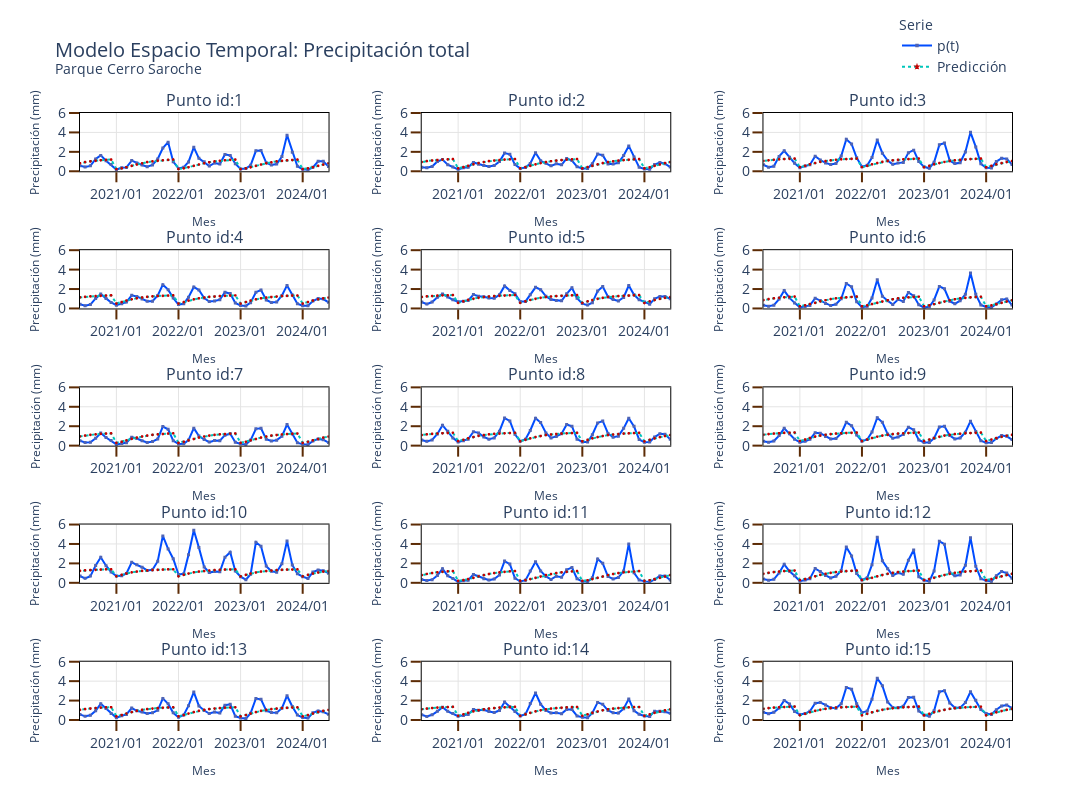

Notebook cell for this chart:
### Markdown cell above
Gráfico

### Code cell
rows=5 
cols=3

column_titles = list(map(lambda x: 'Punto id:' + str(int(x)), pd_tosave.sort_values('id_point',ascending=True).id_point.unique().tolist() ))

fig = make_subplots(rows=rows,
                    cols=cols,
                    subplot_titles=column_titles,
                    horizontal_spacing=0.1,
                    vertical_spacing=0.13)

row_order = pd_tosave.sort_values('id_point',ascending=True).id_point.unique().reshape(rows,cols).tolist()

marker_line_width=1.5
marker_size=1.5
line_width=2

for row in range(len(row_order)):

    list_row = row_order[row]
    for col in range(len(list_row)):
        
        if row_order[row][col]==1:
            showlegend=True
        else:
            showlegend=False
            
            
        data_fig = pd_tosave.sort_values('id_point',ascending=True).query(f"id_point=={row_order[row][col]}")
        data_fig = data_fig.sort_values('periodo',ascending=True)

        fig.add_trace(
            go.Scatter(x=data_fig['periodo'],
                       #y=data_fig.total_precipitation_mm,
                       y=data_fig['precipitacion_narx'],
                       mode='lines+markers',
                       name='p(t)',# Id: {id}'.format(id=id_),
                       marker_symbol='square',
                       marker_line_width=marker_line_width,
                       marker_size=marker_size,
                       marker_line_color='#4F64B4',
                       marker_color='#4F64B4', 
                       line=dict(color='#004CFF', width=line_width),
                       legendgroup='group1',
                       showlegend=showlegend,
                       
                      ),
            row=row+1, 
            col=col+1,
                
        )
        
        fig.add_trace(
            go.Scatter(x=data_fig['periodo'],
                       #y=data_fig.total_precipitation_mm,
                       y=data_fig['prediction_ann'],
                       mode='lines+markers',
                       name='Predicción',# Id: {id}'.format(id=id_),
                       #line=dict(color='#00B4B1', width=2),
                       marker_symbol='star',
                       marker_line_width=marker_line_width,
                       marker_size=marker_size,
                       marker_line_color='#C60000',
                       marker_color='#C60000',
                       line=dict(color='#00C6BB', width=line_width,dash='dot'),
                       legendgroup='group1',
                       showlegend=showlegend,
                       
                      ),
            row=row+1, 
            col=col+1,
                
        )

        
        fig.update_xaxes(title_text='Mes',title_font=dict(size=12),
                         range=[data_fig.periodo.max() - pd.DateOffset(months=4*12),
                                data_fig.periodo.max()])
        fig.update_yaxes(title_text='Precipitación (mm)',
                         title_font=dict(size=12),
                         range=[0,6]
                        )

# fig['layout']['title']['y']=0.98
# fig['layout']['margin']['t']=100
        
#        
fig.update_xaxes(tickformat="%Y/%m",showline=True, linewidth=1, linecolor='black', gridcolor='#E4E4E4',mirror=True,
                 ticks="outside", tickwidth=2, tickcolor='#5C2B05', ticklen=10)
fig.update_yaxes(showline=True, linewidth=1, linecolor='black', gridcolor='#E4E4E4',mirror=True,
                 ticks="outside", tickwidth=2, tickcolor='#5C2B05', ticklen=10)        
fig.update_layout( height=800,
                   width=1500,
                   showlegend = True,
                   font = dict(size = 14),
                   template='plotly_white',
                   title_text="""
                             Modelo Espacio Temporal: Precipitación total
                             <br><sup>Parque {parque}</sup>
                             """.format(parque='Cerro Saroche'),
                   #xaxis_range=['1980-01-01','2023-01-01'],
                   legend_title_text='Serie',
                   legend_title = dict( font = dict(size = 14)),
                   uniformtext_minsize=8,
                   uniformtext_mode='hide',
                   legend = dict(
                                #orientation="h",
                                yanchor="bottom",
                                y=1.05,
                                xanchor="right",
                                x=1,
                                font_size=14
                            )
                 )


fig.write_image(f'./{park}/figures/ann_precipitacion.png')
fig.show()

### Figure 1 — Plotly figure (JSON) as saved in the notebook; plotly's stock layout.template omitted (floating-point values rounded to 4 significant figures; data arrays with more than 128 entries replaced by an {"elided": "..."} marker saying what was removed)
{"data": [{"legendgroup": "group1", "line": {"color": "#004CFF", "width": 2}, "marker": {"color": "#4F64B4", "line": {"color": "#4F64B4", "width": 1.5}, "size": 1.5, "symbol": "square"}, "mode": "lines+markers", "name": "p(t)", "showlegend": true, "type": "scatter", "x": {"elided": "353 str values"}, "xaxis": "x", "y": {"elided": "353 float values"}, "yaxis": "y"}, {"legendgroup": "group1", "line": {"color": "#00C6BB", "dash": "dot", "width": 2}, "marker": {"color": "#C60000", "line": {"color": "#C60000", "width": 1.5}, "size": 1.5, "symbol": "star"}, "mode": "lines+markers", "name": "Predicción", "showlegend": true, "type": "scatter", "x": {"elided": "353 str values"}, "xaxis": "x", "y": {"elided": "353 float values"}, "yaxis": "y"}, {"legendgroup": "group1", "line": {"color": "#004CFF", "width": 2}, "marker": {"color": "#4F64B4", "line": {"color": "#4F64B4", "width": 1.5}, "size": 1.5, "symbol": "square"}, "mode": "lines+markers", "name": "p(t)", "showlegend": false, "type": "scatter", "x": {"elided": "353 str values"}, "xaxis": "x2", "y": {"elided": "353 float values"}, "yaxis": "y2"}, {"legendgroup": "group1", "line": {"color": "#00C6BB", "dash": "dot", "width": 2}, "marker": {"color": "#C60000", "line": {"color": "#C60000", "width": 1.5}, "size": 1.5, "symbol": "star"}, "mode": "lines+markers", "name": "Predicción", "showlegend": false, "type": "scatter", "x": {"elided": "353 str values"}, "xaxis": "x2", "y": {"elided": "353 float values"}, "yaxis": "y2"}, {"legendgroup": "group1", "line": {"color": "#004CFF", "width": 2}, "marker": {"color": "#4F64B4", "line": {"color": "#4F64B4", "width": 1.5}, "size": 1.5, "symbol": "square"}, "mode": "lines+markers", "name": "p(t)", "showlegend": false, "type": "scatter", "x": {"elided": "353 str values"}, "xaxis": "x3", "y": {"elided": "353 float values"}, "yaxis": "y3"}, {"legendgroup": "group1", "line": {"color": "#00C6BB", "dash": "dot", "width": 2}, "marker": {"color": "#C60000", "line": {"color": "#C60000", "width": 1.5}, "size": 1.5, "symbol": "star"}, "mode": "lines+markers", "name": "Predicción", "showlegend": false, "type": "scatter", "x": {"elided": "353 str values"}, "xaxis": "x3", "y": {"elided": "353 float values"}, "yaxis": "y3"}, {"legendgroup": "group1", "line": {"color": "#004CFF", "width": 2}, "marker": {"color": "#4F64B4", "line": {"color": "#4F64B4", "width": 1.5}, "size": 1.5, "symbol": "square"}, "mode": "lines+markers", "name": "p(t)", "showlegend": false, "type": "scatter", "x": {"elided": "353 str values"}, "xaxis": "x4", "y": {"elided": "353 float values"}, "yaxis": "y4"}, {"legendgroup": "group1", "line": {"color": "#00C6BB", "dash": "dot", "width": 2}, "marker": {"color": "#C60000", "line": {"color": "#C60000", "width": 1.5}, "size": 1.5, "symbol": "star"}, "mode": "lines+markers", "name": "Predicción", "showlegend": false, "type": "scatter", "x": {"elided": "353 str values"}, "xaxis": "x4", "y": {"elided": "353 float values"}, "yaxis": "y4"}, {"legendgroup": "group1", "line": {"color": "#004CFF", "width": 2}, "marker": {"color": "#4F64B4", "line": {"color": "#4F64B4", "width": 1.5}, "size": 1.5, "symbol": "square"}, "mode": "lines+markers", "name": "p(t)", "showlegend": false, "type": "scatter", "x": {"elided": "353 str values"}, "xaxis": "x5", "y": {"elided": "353 float values"}, "yaxis": "y5"}, {"legendgroup": "group1", "line": {"color": "#00C6BB", "dash": "dot", "width": 2}, "marker": {"color": "#C60000", "line": {"color": "#C60000", "width": 1.5}, "size": 1.5, "symbol": "star"}, "mode": "lines+markers", "name": "Predicción", "showlegend": false, "type": "scatter", "x": {"elided": "353 str values"}, "xaxis": "x5", "y": {"elided": "353 float values"}, "yaxis": "y5"}, {"legendgroup": "group1", "line": {"color": "#004CFF", "width": 2}, "marker": {"color": "#4F64B4", "line": {"color": "#4F64B4", "width": 1.5}, "size": 1.5, "symbol": "square"}, "mode": "lines+markers", "name": "p(t)", "showlegend": false, "type": "scatter", "x": {"elided": "353 str values"}, "xaxis": "x6", "y": {"elided": "353 float values"}, "yaxis": "y6"}, {"legendgroup": "group1", "line": {"color": "#00C6BB", "dash": "dot", "width": 2}, "marker": {"color": "#C60000", "line": {"color": "#C60000", "width": 1.5}, "size": 1.5, "symbol": "star"}, "mode": "lines+markers", "name": "Predicción", "showlegend": false, "type": "scatter", "x": {"elided": "353 str values"}, "xaxis": "x6", "y": {"elided": "353 float values"}, "yaxis": "y6"}, {"legendgroup": "group1", "line": {"color": "#004CFF", "width": 2}, "marker": {"color": "#4F64B4", "line": {"color": "#4F64B4", "width": 1.5}, "size": 1.5, "symbol": "square"}, "mode": "lines+markers", "name": "p(t)", "showlegend": false, "type": "scatter", "x": {"elided": "353 str values"}, "xaxis": "x7", "y": {"elided": "353 float values"}, "yaxis": "y7"}, {"legendgroup": "group1", "line": {"color": "#00C6BB", "dash": "dot", "width": 2}, "marker": {"color": "#C60000", "line": {"color": "#C60000", "width": 1.5}, "size": 1.5, "symbol": "star"}, "mode": "lines+markers", "name": "Predicción", "showlegend": false, "type": "scatter", "x": {"elided": "353 str values"}, "xaxis": "x7", "y": {"elided": "353 float values"}, "yaxis": "y7"}, {"legendgroup": "group1", "line": {"color": "#004CFF", "width": 2}, "marker": {"color": "#4F64B4", "line": {"color": "#4F64B4", "width": 1.5}, "size": 1.5, "symbol": "square"}, "mode": "lines+markers", "name": "p(t)", "showlegend": false, "type": "scatter", "x": {"elided": "353 str values"}, "xaxis": "x8", "y": {"elided": "353 float values"}, "yaxis": "y8"}, {"legendgroup": "group1", "line": {"color": "#00C6BB", "dash": "dot", "width": 2}, "marker": {"color": "#C60000", "line": {"color": "#C60000", "width": 1.5}, "size": 1.5, "symbol": "star"}, "mode": "lines+markers", "name": "Predicción", "showlegend": false, "type": "scatter", "x": {"elided": "353 str values"}, "xaxis": "x8", "y": {"elided": "353 float values"}, "yaxis": "y8"}, {"legendgroup": "group1", "line": {"color": "#004CFF", "width": 2}, "marker": {"color": "#4F64B4", "line": {"color": "#4F64B4", "width": 1.5}, "size": 1.5, "symbol": "square"}, "mode": "lines+markers", "name": "p(t)", "showlegend": false, "type": "scatter", "x": {"elided": "353 str values"}, "xaxis": "x9", "y": {"elided": "353 float values"}, "yaxis": "y9"}, {"legendgroup": "group1", "line": {"color": "#00C6BB", "dash": "dot", "width": 2}, "marker": {"color": "#C60000", "line": {"color": "#C60000", "width": 1.5}, "size": 1.5, "symbol": "star"}, "mode": "lines+markers", "name": "Predicción", "showlegend": false, "type": "scatter", "x": {"elided": "353 str values"}, "xaxis": "x9", "y": {"elided": "353 float values"}, "yaxis": "y9"}, {"legendgroup": "group1", "line": {"color": "#004CFF", "width": 2}, "marker": {"color": "#4F64B4", "line": {"color": "#4F64B4", "width": 1.5}, "size": 1.5, "symbol": "square"}, "mode": "lines+markers", "name": "p(t)", "showlegend": false, "type": "scatter", "x": {"elided": "353 str values"}, "xaxis": "x10", "y": {"elided": "353 float values"}, "yaxis": "y10"}, {"legendgroup": "group1", "line": {"color": "#00C6BB", "dash": "dot", "width": 2}, "marker": {"color": "#C60000", "line": {"color": "#C60000", "width": 1.5}, "size": 1.5, "symbol": "star"}, "mode": "lines+markers", "name": "Predicción", "showlegend": false, "type": "scatter", "x": {"elided": "353 str values"}, "xaxis": "x10", "y": {"elided": "353 float values"}, "yaxis": "y10"}, {"legendgroup": "group1", "line": {"color": "#004CFF", "width": 2}, "marker": {"color": "#4F64B4", "line": {"color": "#4F64B4", "width": 1.5}, "size": 1.5, "symbol": "square"}, "mode": "lines+markers", "name": "p(t)", "showlegend": false, "type": "scatter", "x": {"elided": "353 str values"}, "xaxis": "x11", "y": {"elided": "353 float values"}, "yaxis": "y11"}, {"legendgroup": "group1", "line": {"color": "#00C6BB", "dash": "dot", "width": 2}, "marker": {"color": "#C60000", "line": {"color": "#C60000", "width": 1.5}, "size": 1.5, "symbol": "star"}, "mode": "lines+markers", "name": "Predicción", "showlegend": false, "type": "scatter", "x": {"elided": "353 str values"}, "xaxis": "x11", "y": {"elided": "353 float values"}, "yaxis": "y11"}, {"legendgroup": "group1", "line": {"color": "#004CFF", "width": 2}, "marker": {"color": "#4F64B4", "line": {"color": "#4F64B4", "width": 1.5}, "size": 1.5, "symbol": "square"}, "mode": "lines+markers", "name": "p(t)", "showlegend": false, "type": "scatter", "x": {"elided": "353 str values"}, "xaxis": "x12", "y": {"elided": "353 float values"}, "yaxis": "y12"}, {"legendgroup": "group1", "line": {"color": "#00C6BB", "dash": "dot", "width": 2}, "marker": {"color": "#C60000", "line": {"color": "#C60000", "width": 1.5}, "size": 1.5, "symbol": "star"}, "mode": "lines+markers", "name": "Predicción", "showlegend": false, "type": "scatter", "x": {"elided": "353 str values"}, "xaxis": "x12", "y": {"elided": "353 float values"}, "yaxis": "y12"}, {"legendgroup": "group1", "line": {"color": "#004CFF", "width": 2}, "marker": {"color": "#4F64B4", "line": {"color": "#4F64B4", "width": 1.5}, "size": 1.5, "symbol": "square"}, "mode": "lines+markers", "name": "p(t)", "showlegend": false, "type": "scatter", "x": {"elided": "353 str values"}, "xaxis": "x13", "y": {"elided": "353 float values"}, "yaxis": "y13"}, {"legendgroup": "group1", "line": {"color": "#00C6BB", "dash": "dot", "width": 2}, "marker": {"color": "#C60000", "line": {"color": "#C60000", "width": 1.5}, "size": 1.5, "symbol": "star"}, "mode": "lines+markers", "name": "Predicción", "showlegend": false, "type": "scatter", "x": {"elided": "353 str values"}, "xaxis": "x13", "y": {"elided": "353 float values"}, "yaxis": "y13"}, {"legendgroup": "group1", "line": {"color": "#004CFF", "width": 2}, "marker": {"color": "#4F64B4", "line": {"color": "#4F64B4", "width": 1.5}, "size": 1.5, "symbol": "square"}, "mode": "lines+markers", "name": "p(t)", "showlegend": false, "type": "scatter", "x": {"elided": "353 str values"}, "xaxis": "x14", "y": {"elided": "353 float values"}, "yaxis": "y14"}, {"legendgroup": "group1", "line": {"color": "#00C6BB", "dash": "dot", "width": 2}, "marker": {"color": "#C60000", "line": {"color": "#C60000", "width": 1.5}, "size": 1.5, "symbol": "star"}, "mode": "lines+markers", "name": "Predicción", "showlegend": false, "type": "scatter", "x": {"elided": "353 str values"}, "xaxis": "x14", "y": {"elided": "353 float values"}, "yaxis": "y14"}, {"legendgroup": "group1", "line": {"color": "#004CFF", "width": 2}, "marker": {"color": "#4F64B4", "line": {"color": "#4F64B4", "width": 1.5}, "size": 1.5, "symbol": "square"}, "mode": "lines+markers", "name": "p(t)", "showlegend": false, "type": "scatter", "x": {"elided": "353 str values"}, "xaxis": "x15", "y": {"elided": "353 float values"}, "yaxis": "y15"}, {"legendgroup": "group1", "line": {"color": "#00C6BB", "dash": "dot", "width": 2}, "marker": {"color": "#C60000", "line": {"color": "#C60000", "width": 1.5}, "size": 1.5, "symbol": "star"}, "mode": "lines+markers", "name": "Predicción", "showlegend": false, "type": "scatter", "x": {"elided": "353 str values"}, "xaxis": "x15", "y": {"elided": "353 float values"}, "yaxis": "y15"}], "layout": {"annotations": [{"font": {"size": 16}, "showarrow": false, "text": "Punto id:1", "x": 0.1333, "xanchor": "center", "xref": "paper", "y": 1, "yanchor": "bottom", "yref": "paper"}, {"font": {"size": 16}, "showarrow": false, "text": "Punto id:2", "x": 0.5, "xanchor": "center", "xref": "paper", "y": 1, "yanchor": "bottom", "yref": "paper"}, {"font": {"size": 16}, "showarrow": false, "text": "Punto id:3", "x": 0.8667, "xanchor": "center", "xref": "paper", "y": 1, "yanchor": "bottom", "yref": "paper"}, {"font": {"size": 16}, "showarrow": false, "text": "Punto id:4", "x": 0.1333, "xanchor": "center", "xref": "paper", "y": 0.774, "yanchor": "bottom", "yref": "paper"}, {"font": {"size": 16}, "showarrow": false, "text": "Punto id:5", "x": 0.5, "xanchor": "center", "xref": "paper", "y": 0.774, "yanchor": "bottom", "yref": "paper"}, {"font": {"size": 16}, "showarrow": false, "text": "Punto id:6", "x": 0.8667, "xanchor": "center", "xref": "paper", "y": 0.774, "yanchor": "bottom", "yref": "paper"}, {"font": {"size": 16}, "showarrow": false, "text": "Punto id:7", "x": 0.1333, "xanchor": "center", "xref": "paper", "y": 0.548, "yanchor": "bottom", "yref": "paper"}, {"font": {"size": 16}, "showarrow": false, "text": "Punto id:8", "x": 0.5, "xanchor": "center", "xref": "paper", "y": 0.548, "yanchor": "bottom", "yref": "paper"}, {"font": {"size": 16}, "showarrow": false, "text": "Punto id:9", "x": 0.8667, "xanchor": "center", "xref": "paper", "y": 0.548, "yanchor": "bottom", "yref": "paper"}, {"font": {"size": 16}, "showarrow": false, "text": "Punto id:10", "x": 0.1333, "xanchor": "center", "xref": "paper", "y": 0.322, "yanchor": "bottom", "yref": "paper"}, {"font": {"size": 16}, "showarrow": false, "text": "Punto id:11", "x": 0.5, "xanchor": "center", "xref": "paper", "y": 0.322, "yanchor": "bottom", "yref": "paper"}, {"font": {"size": 16}, "showarrow": false, "text": "Punto id:12", "x": 0.8667, "xanchor": "center", "xref": "paper", "y": 0.322, "yanchor": "bottom", "yref": "paper"}, {"font": {"size": 16}, "showarrow": false, "text": "Punto id:13", "x": 0.1333, "xanchor": "center", "xref": "paper", "y": 0.096, "yanchor": "bottom", "yref": "paper"}, {"font": {"size": 16}, "showarrow": false, "text": "Punto id:14", "x": 0.5, "xanchor": "center", "xref": "paper", "y": 0.096, "yanchor": "bottom", "yref": "paper"}, {"font": {"size": 16}, "showarrow": false, "text": "Punto id:15", "x": 0.8667, "xanchor": "center", "xref": "paper", "y": 0.096, "yanchor": "bottom", "yref": "paper"}], "font": {"size": 14}, "height": 800, "legend": {"font": {"size": 14}, "title": {"font": {"size": 14}, "text": "Serie"}, "x": 1, "xanchor": "right", "y": 1.05, "yanchor": "bottom"}, "showlegend": true, "title": {"text": "\n                             Modelo Espacio Temporal: Precipitación total\n                             <br><sup>Parque Cerro Saroche</sup>\n                             "}, "uniformtext": {"minsize": 8, "mode": "hide"}, "width": 1500, "xaxis": {"anchor": "y", "domain": [0, 0.2667], "gridcolor": "#E4E4E4", "linecolor": "black", "linewidth": 1, "mirror": true, "range": ["2020-06-01T00:00:00", "2024-06-01T00:00:00"], "showline": true, "tickcolor": "#5C2B05", "tickformat": "%Y/%m", "ticklen": 10, "ticks": "outside", "tickwidth": 2, "title": {"font": {"size": 12}, "text": "Mes"}}, "xaxis10": {"anchor": "y10", "domain": [0, 0.2667], "gridcolor": "#E4E4E4", "linecolor": "black", "linewidth": 1, "mirror": true, "range": ["2020-06-01T00:00:00", "2024-06-01T00:00:00"], "showline": true, "tickcolor": "#5C2B05", "tickformat": "%Y/%m", "ticklen": 10, "ticks": "outside", "tickwidth": 2, "title": {"font": {"size": 12}, "text": "Mes"}}, "xaxis11": {"anchor": "y11", "domain": [0.3667, 0.6333], "gridcolor": "#E4E4E4", "linecolor": "black", "linewidth": 1, "mirror": true, "range": ["2020-06-01T00:00:00", "2024-06-01T00:00:00"], "showline": true, "tickcolor": "#5C2B05", "tickformat": "%Y/%m", "ticklen": 10, "ticks": "outside", "tickwidth": 2, "title": {"font": {"size": 12}, "text": "Mes"}}, "xaxis12": {"anchor": "y12", "domain": [0.7333, 1], "gridcolor": "#E4E4E4", "linecolor": "black", "linewidth": 1, "mirror": true, "range": ["2020-06-01T00:00:00", "2024-06-01T00:00:00"], "showline": true, "tickcolor": "#5C2B05", "tickformat": "%Y/%m", "ticklen": 10, "ticks": "outside", "tickwidth": 2, "title": {"font": {"size": 12}, "text": "Mes"}}, "xaxis13": {"anchor": "y13", "domain": [0, 0.2667], "gridcolor": "#E4E4E4", "linecolor": "black", "linewidth": 1, "mirror": true, "range": ["2020-06-01T00:00:00", "2024-06-01T00:00:00"], "showline": true, "tickcolor": "#5C2B05", "tickformat": "%Y/%m", "ticklen": 10, "ticks": "outside", "tickwidth": 2, "title": {"font": {"size": 12}, "text": "Mes"}}, "xaxis14": {"anchor": "y14", "domain": [0.3667, 0.6333], "gridcolor": "#E4E4E4", "linecolor": "black", "linewidth": 1, "mirror": true, "range": ["2020-06-01T00:00:00", "2024-06-01T00:00:00"], "showline": true, "tickcolor": "#5C2B05", "tickformat": "%Y/%m", "ticklen": 10, "ticks": "outside", "tickwidth": 2, "title": {"font": {"size": 12}, "text": "Mes"}}, "xaxis15": {"anchor": "y15", "domain": [0.7333, 1], "gridcolor": "#E4E4E4", "linecolor": "black", "linewidth": 1, "mirror": true, "range": ["2020-06-01T00:00:00", "2024-06-01T00:00:00"], "showline": true, "tickcolor": "#5C2B05", "tickformat": "%Y/%m", "ticklen": 10, "ticks": "outside", "tickwidth": 2, "title": {"font": {"size": 12}, "text": "Mes"}}, "xaxis2": {"anchor": "y2", "domain": [0.3667, 0.6333], "gridcolor": "#E4E4E4", "linecolor": "black", "linewidth": 1, "mirror": true, "range": ["2020-06-01T00:00:00", "2024-06-01T00:00:00"], "showline": true, "tickcolor": "#5C2B05", "tickformat": "%Y/%m", "ticklen": 10, "ticks": "outside", "tickwidth": 2, "title": {"font": {"size": 12}, "text": "Mes"}}, "xaxis3": {"anchor": "y3", "domain": [0.7333, 1], "gridcolor": "#E4E4E4", "linecolor": "black", "linewidth": 1, "mirror": true, "range": ["2020-06-01T00:00:00", "2024-06-01T00:00:00"], "showline": true, "tickcolor": "#5C2B05", "tickformat": "%Y/%m", "ticklen": 10, "ticks": "outside", "tickwidth": 2, "title": {"font": {"size": 12}, "text": "Mes"}}, "xaxis4": {"anchor": "y4", "domain": [0, 0.2667], "gridcolor": "#E4E4E4", "linecolor": "black", "linewidth": 1, "mirror": true, "range": ["2020-06-01T00:00:00", "2024-06-01T00:00:00"], "showline": true, "tickcolor": "#5C2B05", "tickformat": "%Y/%m", "ticklen": 10, "ticks": "outside", "tickwidth": 2, "title": {"font": {"size": 12}, "text": "Mes"}}, "xaxis5": {"anchor": "y5", "domain": [0.3667, 0.6333], "gridcolor": "#E4E4E4", "linecolor": "black", "linewidth": 1, "mirror": true, "range": ["2020-06-01T00:00:00", "2024-06-01T00:00:00"], "showline": true, "tickcolor": "#5C2B05", "tickformat": "%Y/%m", "ticklen": 10, "ticks": "outside", "tickwidth": 2, "title": {"font": {"size": 12}, "text": "Mes"}}, "xaxis6": {"anchor": "y6", "domain": [0.7333, 1], "gridcolor": "#E4E4E4", "linecolor": "black", "linewidth": 1, "mirror": true, "range": ["2020-06-01T00:00:00", "2024-06-01T00:00:00"], "showline": true, "tickcolor": "#5C2B05", "tickformat": "%Y/%m", "ticklen": 10, "ticks": "outside", "tickwidth": 2, "title": {"font": {"size": 12}, "text": "Mes"}}, "xaxis7": {"anchor": "y7", "domain": [0, 0.2667], "gridcolor": "#E4E4E4", "linecolor": "black", "linewidth": 1, "mirror": true, "range": ["2020-06-01T00:00:00", "2024-06-01T00:00:00"], "showline": true, "tickcolor": "#5C2B05", "tickformat": "%Y/%m", "ticklen": 10, "ticks": "outside", "tickwidth": 2, "title": {"font": {"size": 12}, "text": "Mes"}}, "xaxis8": {"anchor": "y8", "domain": [0.3667, 0.6333], "gridcolor": "#E4E4E4", "linecolor": "black", "linewidth": 1, "mirror": true, "range": ["2020-06-01T00:00:00", "2024-06-01T00:00:00"], "showline": true, "tickcolor": "#5C2B05", "tickformat": "%Y/%m", "ticklen": 10, "ticks": "outside", "tickwidth": 2, "title": {"font": {"size": 12}, "text": "Mes"}}, "xaxis9": {"anchor": "y9", "domain": [0.7333, 1], "gridcolor": "#E4E4E4", "linecolor": "black", "linewidth": 1, "mirror": true, "range": ["2020-06-01T00:00:00", "2024-06-01T00:00:00"], "showline": true, "tickcolor": "#5C2B05", "tickformat": "%Y/%m", "ticklen": 10, "ticks": "outside", "tickwidth": 2, "title": {"font": {"size": 12}, "text": "Mes"}}, "yaxis": {"anchor": "x", "domain": [0.904, 1], "gridcolor": "#E4E4E4", "linecolor": "black", "linewidth": 1, "mirror": true, "range": [0, 6], "showline": true, "tickcolor": "#5C2B05", "ticklen": 10, "ticks": "outside", "tickwidth": 2, "title": {"font": {"size": 12}, "text": "Precipitación (mm)"}}, "yaxis10": {"anchor": "x10", "domain": [0.226, 0.322], "gridcolor": "#E4E4E4", "linecolor": "black", "linewidth": 1, "mirror": true, "range": [0, 6], "showline": true, "tickcolor": "#5C2B05", "ticklen": 10, "ticks": "outside", "tickwidth": 2, "title": {"font": {"size": 12}, "text": "Precipitación (mm)"}}, "yaxis11": {"anchor": "x11", "domain": [0.226, 0.322], "gridcolor": "#E4E4E4", "linecolor": "black", "linewidth": 1, "mirror": true, "range": [0, 6], "showline": true, "tickcolor": "#5C2B05", "ticklen": 10, "ticks": "outside", "tickwidth": 2, "title": {"font": {"size": 12}, "text": "Precipitación (mm)"}}, "yaxis12": {"anchor": "x12", "domain": [0.226, 0.322], "gridcolor": "#E4E4E4", "linecolor": "black", "linewidth": 1, "mirror": true, "range": [0, 6], "showline": true, "tickcolor": "#5C2B05", "ticklen": 10, "ticks": "outside", "tickwidth": 2, "title": {"font": {"size": 12}, "text": "Precipitación (mm)"}}, "yaxis13": {"anchor": "x13", "domain": [0, 0.096], "gridcolor": "#E4E4E4", "linecolor": "black", "linewidth": 1, "mirror": true, "range": [0, 6], "showline": true, "tickcolor": "#5C2B05", "ticklen": 10, "ticks": "outside", "tickwidth": 2, "title": {"font": {"size": 12}, "text": "Precipitación (mm)"}}, "yaxis14": {"anchor": "x14", "domain": [0, 0.096], "gridcolor": "#E4E4E4", "linecolor": "black", "linewidth": 1, "mirror": true, "range": [0, 6], "showline": true, "tickcolor": "#5C2B05", "ticklen": 10, "ticks": "outside", "tickwidth": 2, "title": {"font": {"size": 12}, "text": "Precipitación (mm)"}}, "yaxis15": {"anchor": "x15", "domain": [0, 0.096], "gridcolor": "#E4E4E4", "linecolor": "black", "linewidth": 1, "mirror": true, "range": [0, 6], "showline": true, "tickcolor": "#5C2B05", "ticklen": 10, "ticks": "outside", "tickwidth": 2, "title": {"font": {"size": 12}, "text": "Precipitación (mm)"}}, "yaxis2": {"anchor": "x2", "domain": [0.904, 1], "gridcolor": "#E4E4E4", "linecolor": "black", "linewidth": 1, "mirror": true, "range": [0, 6], "showline": true, "tickcolor": "#5C2B05", "ticklen": 10, "ticks": "outside", "tickwidth": 2, "title": {"font": {"size": 12}, "text": "Precipitación (mm)"}}, "yaxis3": {"anchor": "x3", "domain": [0.904, 1], "gridcolor": "#E4E4E4", "linecolor": "black", "linewidth": 1, "mirror": true, "range": [0, 6], "showline": true, "tickcolor": "#5C2B05", "ticklen": 10, "ticks": "outside", "tickwidth": 2, "title": {"font": {"size": 12}, "text": "Precipitación (mm)"}}, "yaxis4": {"anchor": "x4", "domain": [0.678, 0.774], "gridcolor": "#E4E4E4", "linecolor": "black", "linewidth": 1, "mirror": true, "range": [0, 6], "showline": true, "tickcolor": "#5C2B05", "ticklen": 10, "ticks": "outside", "tickwidth": 2, "title": {"font": {"size": 12}, "text": "Precipitación (mm)"}}, "yaxis5": {"anchor": "x5", "domain": [0.678, 0.774], "gridcolor": "#E4E4E4", "linecolor": "black", "linewidth": 1, "mirror": true, "range": [0, 6], "showline": true, "tickcolor": "#5C2B05", "ticklen": 10, "ticks": "outside", "tickwidth": 2, "title": {"font": {"size": 12}, "text": "Precipitación (mm)"}}, "yaxis6": {"anchor": "x6", "domain": [0.678, 0.774], "gridcolor": "#E4E4E4", "linecolor": "black", "linewidth": 1, "mirror": true, "range": [0, 6], "showline": true, "tickcolor": "#5C2B05", "ticklen": 10, "ticks": "outside", "tickwidth": 2, "title": {"font": {"size": 12}, "text": "Precipitación (mm)"}}, "yaxis7": {"anchor": "x7", "domain": [0.452, 0.548], "gridcolor": "#E4E4E4", "linecolor": "black", "linewidth": 1, "mirror": true, "range": [0, 6], "showline": true, "tickcolor": "#5C2B05", "ticklen": 10, "ticks": "outside", "tickwidth": 2, "title": {"font": {"size": 12}, "text": "Precipitación (mm)"}}, "yaxis8": {"anchor": "x8", "domain": [0.452, 0.548], "gridcolor": "#E4E4E4", "linecolor": "black", "linewidth": 1, "mirror": true, "range": [0, 6], "showline": true, "tickcolor": "#5C2B05", "ticklen": 10, "ticks": "outside", "tickwidth": 2, "title": {"font": {"size": 12}, "text": "Precipitación (mm)"}}, "yaxis9": {"anchor": "x9", "domain": [0.452, 0.548], "gridcolor": "#E4E4E4", "linecolor": "black", "linewidth": 1, "mirror": true, "range": [0, 6], "showline": true, "tickcolor": "#5C2B05", "ticklen": 10, "ticks": "outside", "tickwidth": 2, "title": {"font": {"size": 12}, "text": "Precipitación (mm)"}}}}
